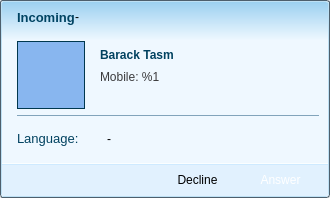
<?xml version="1.0" encoding="UTF-8"?>
<ui version="4.0">
 <class>ns::CallSplash</class>
 <widget class="QWidget" name="ns::CallSplash">
  <property name="geometry">
   <rect>
    <x>0</x>
    <y>0</y>
    <width>330</width>
    <height>198</height>
   </rect>
  </property>
  <property name="minimumSize">
   <size>
    <width>330</width>
    <height>198</height>
   </size>
  </property>
  <property name="maximumSize">
   <size>
    <width>330</width>
    <height>198</height>
   </size>
  </property>
  <property name="windowTitle">
   <string>Incoming call</string>
  </property>
  <property name="styleSheet">
   <string notr="true">* {
	font-family: Verdana, &quot;宋体&quot;, Arial, Sans-serif, Segoe UI, Tahoma;
}

#widgetOuter {
	border: 1px solid #4D5F6D;
	border-radius: 3px;
}

#widgetOuter #widgetInner {
	border: 1px solid #BDE0F4;
	border-radius: 3px;
	background: qlineargradient(x1: 0, y1: 0, x2: 0, y2: 1,stop: 0 #9BD0F0, stop: 0.2 #EFF8FF);
}

#widgetCaption #labelTitle {
	font-size: 13px;
	font-weight: bold;
	color: #004362;
}

#widgetCaption #labelChannel {
	color: #083F56;
}

#widgetCaption #pushButtonClose {
	border: 0px;
	background-image: url(:/images/ui/splash_close.png);
}

#widgetCaption #pushButtonClose:hover {
	background-image: url(:/images/ui/splash_close_hover.png);
}

#widgetCaption #pushButtonClose:pressed {
	background-image: url(:/images/ui/splash_close_pressed.png);
}

#widgetMain {
	border-bottom: 1px solid #FAFEFF;
}

#widgetMain #widgetPhoto {
	border: 1px solid #00384F;
}

#widgetMain #widgetPhoto #labelPhoto {
	background: #88b6ef;
}

#widgetMain #labelDisplayName {
	color: #014260;
	font-weight: bold;
}

#widgetMain #labelCallerInfo {
	color: #3B3B3D;
}

#widgetMain #frameLine {
	background: #A8D5F2;
}

#widgetBottom {
	background: #E1F1FE;
	border-top: 1px solid #CEEAFF;
}

#widgetBottom #pushButtonAnswer {
	color: #FFFFFF;
	border-image: url(:/images/ui/splash_answer.png) 0 3 0 3;
	border-top: 0px transparent;
	border-bottom: 0px transparent;
	border-right: 3px transparent;
	border-left: 3px transparent;
}

#widgetBottom #pushButtonAnswer:hover {
	border-image: url(:/images/ui/splash_answer_hover.png) 0 3 0 3;
}

#widgetBottom #pushButtonAnswer:pressed {
	border-image: url(:/images/ui/splash_answer_pressed.png) 0 3 0 3;
}

#widgetBottom #pushButtonReject {
	border-image: url(:/images/ui/splash_decline.png) 0 3 0 3;
	border-top: 0px transparent;
	border-bottom: 0px transparent;
	border-right: 3px transparent;
	border-left: 3px transparent;
}

#widgetBottom #pushButtonReject:hover {
	border-image: url(:/images/ui/splash_decline_hover.png) 0 3 0 3;
}

#widgetBottom #pushButtonReject:pressed {
	border-image: url(:/images/ui/splash_decline_pressed.png) 0 3 0 3;
}

#widgetCountryLangValue {
	background:#57B5E1;
	border-top-left-radius: 15px;
	border-bottom-left-radius: 15px;
	border-top-right-radius: 15px;
	border-bottom-right-radius: 15px;
}

#labelCountryLangValue {
	font-weight: bold;
	font-size: 15px;
}

#labelCountryLang {
	color: #014260;
	font-size: 13px;
}</string>
  </property>
  <layout class="QVBoxLayout" name="verticalLayout_4">
   <property name="spacing">
    <number>0</number>
   </property>
   <property name="margin">
    <number>0</number>
   </property>
   <item>
    <widget class="QWidget" name="widgetOuter" native="true">
     <layout class="QVBoxLayout" name="verticalLayout_3">
      <property name="spacing">
       <number>0</number>
      </property>
      <property name="margin">
       <number>1</number>
      </property>
      <item>
       <widget class="QWidget" name="widgetInner" native="true">
        <layout class="QVBoxLayout" name="verticalLayout_5">
         <property name="spacing">
          <number>0</number>
         </property>
         <property name="margin">
          <number>1</number>
         </property>
         <item>
          <widget class="QWidget" name="widgetCaption" native="true">
           <property name="minimumSize">
            <size>
             <width>0</width>
             <height>30</height>
            </size>
           </property>
           <property name="maximumSize">
            <size>
             <width>16777215</width>
             <height>30</height>
            </size>
           </property>
           <layout class="QHBoxLayout" name="horizontalLayout_3">
            <property name="spacing">
             <number>0</number>
            </property>
            <property name="leftMargin">
             <number>15</number>
            </property>
            <property name="topMargin">
             <number>0</number>
            </property>
            <property name="rightMargin">
             <number>0</number>
            </property>
            <property name="bottomMargin">
             <number>0</number>
            </property>
            <item>
             <widget class="QLabel" name="labelTitle">
              <property name="text">
               <string>Incoming</string>
              </property>
             </widget>
            </item>
            <item>
             <widget class="QLabel" name="labelTitleLine">
              <property name="text">
               <string>-</string>
              </property>
              <property name="alignment">
               <set>Qt::AlignCenter</set>
              </property>
             </widget>
            </item>
            <item>
             <widget class="QLabel" name="labelChannel">
              <property name="text">
               <string/>
              </property>
             </widget>
            </item>
            <item>
             <spacer name="horizontalSpacer_2">
              <property name="orientation">
               <enum>Qt::Horizontal</enum>
              </property>
              <property name="sizeHint" stdset="0">
               <size>
                <width>226</width>
                <height>20</height>
               </size>
              </property>
             </spacer>
            </item>
            <item>
             <widget class="QWidget" name="widgetSystemPanel" native="true">
              <property name="minimumSize">
               <size>
                <width>32</width>
                <height>0</height>
               </size>
              </property>
              <property name="maximumSize">
               <size>
                <width>32</width>
                <height>16777215</height>
               </size>
              </property>
              <layout class="QVBoxLayout" name="verticalLayout_7">
               <property name="spacing">
                <number>0</number>
               </property>
               <property name="margin">
                <number>0</number>
               </property>
               <item>
                <widget class="QPushButton" name="pushButtonClose">
                 <property name="minimumSize">
                  <size>
                   <width>32</width>
                   <height>22</height>
                  </size>
                 </property>
                 <property name="maximumSize">
                  <size>
                   <width>32</width>
                   <height>22</height>
                  </size>
                 </property>
                 <property name="cursor">
                  <cursorShape>PointingHandCursor</cursorShape>
                 </property>
                 <property name="text">
                  <string/>
                 </property>
                </widget>
               </item>
               <item>
                <spacer name="verticalSpacer">
                 <property name="orientation">
                  <enum>Qt::Vertical</enum>
                 </property>
                 <property name="sizeHint" stdset="0">
                  <size>
                   <width>20</width>
                   <height>40</height>
                  </size>
                 </property>
                </spacer>
               </item>
              </layout>
             </widget>
            </item>
           </layout>
          </widget>
         </item>
         <item>
          <widget class="QWidget" name="widgetMain" native="true">
           <layout class="QVBoxLayout" name="verticalLayout_6">
            <property name="leftMargin">
             <number>15</number>
            </property>
            <item>
             <layout class="QHBoxLayout" name="horizontalLayout">
              <property name="bottomMargin">
               <number>0</number>
              </property>
              <item>
               <widget class="QWidget" name="widgetPhoto" native="true">
                <property name="minimumSize">
                 <size>
                  <width>68</width>
                  <height>68</height>
                 </size>
                </property>
                <property name="maximumSize">
                 <size>
                  <width>68</width>
                  <height>68</height>
                 </size>
                </property>
                <layout class="QVBoxLayout" name="verticalLayout">
                 <property name="spacing">
                  <number>0</number>
                 </property>
                 <property name="margin">
                  <number>1</number>
                 </property>
                 <item>
                  <widget class="QLabel" name="labelPhoto">
                   <property name="minimumSize">
                    <size>
                     <width>66</width>
                     <height>66</height>
                    </size>
                   </property>
                   <property name="maximumSize">
                    <size>
                     <width>66</width>
                     <height>66</height>
                    </size>
                   </property>
                   <property name="text">
                    <string/>
                   </property>
                  </widget>
                 </item>
                </layout>
               </widget>
              </item>
              <item>
               <layout class="QVBoxLayout" name="verticalLayout_2">
                <property name="spacing">
                 <number>2</number>
                </property>
                <property name="leftMargin">
                 <number>9</number>
                </property>
                <item>
                 <widget class="QLabel" name="labelDisplayName">
                  <property name="text">
                   <string>Barack Tasm</string>
                  </property>
                 </widget>
                </item>
                <item>
                 <widget class="QLabel" name="labelCallerInfo">
                  <property name="minimumSize">
                   <size>
                    <width>0</width>
                    <height>39</height>
                   </size>
                  </property>
                  <property name="text">
                   <string>Mobile: %1</string>
                  </property>
                  <property name="scaledContents">
                   <bool>true</bool>
                  </property>
                  <property name="alignment">
                   <set>Qt::AlignLeading|Qt::AlignLeft|Qt::AlignTop</set>
                  </property>
                 </widget>
                </item>
               </layout>
              </item>
             </layout>
            </item>
            <item>
             <widget class="QFrame" name="frameLine">
              <property name="minimumSize">
               <size>
                <width>0</width>
                <height>1</height>
               </size>
              </property>
              <property name="maximumSize">
               <size>
                <width>16777215</width>
                <height>1</height>
               </size>
              </property>
              <property name="frameShape">
               <enum>QFrame::StyledPanel</enum>
              </property>
              <property name="frameShadow">
               <enum>QFrame::Raised</enum>
              </property>
             </widget>
            </item>
            <item>
             <layout class="QHBoxLayout" name="horizontalLayout_5">
              <item>
               <widget class="QLabel" name="labelCountryLang">
                <property name="text">
                 <string>Language:</string>
                </property>
               </widget>
              </item>
              <item>
               <widget class="QWidget" name="widgetLanguage" native="true">
                <layout class="QHBoxLayout" name="horizontalLayout_4">
                 <item>
                  <widget class="QLabel" name="labelSource">
                   <property name="text">
                    <string/>
                   </property>
                  </widget>
                 </item>
                 <item>
                  <widget class="QLabel" name="labelLine">
                   <property name="text">
                    <string>-</string>
                   </property>
                   <property name="scaledContents">
                    <bool>true</bool>
                   </property>
                   <property name="alignment">
                    <set>Qt::AlignCenter</set>
                   </property>
                  </widget>
                 </item>
                 <item>
                  <widget class="QLabel" name="labelTarget">
                   <property name="text">
                    <string/>
                   </property>
                  </widget>
                 </item>
                </layout>
               </widget>
              </item>
              <item>
               <spacer name="horizontalSpacer">
                <property name="orientation">
                 <enum>Qt::Horizontal</enum>
                </property>
                <property name="sizeHint" stdset="0">
                 <size>
                  <width>40</width>
                  <height>20</height>
                 </size>
                </property>
               </spacer>
              </item>
             </layout>
            </item>
           </layout>
          </widget>
         </item>
         <item>
          <widget class="QWidget" name="widgetBottom" native="true">
           <property name="minimumSize">
            <size>
             <width>0</width>
             <height>32</height>
            </size>
           </property>
           <property name="maximumSize">
            <size>
             <width>16777215</width>
             <height>32</height>
            </size>
           </property>
           <layout class="QHBoxLayout" name="horizontalLayout_2">
            <property name="topMargin">
             <number>5</number>
            </property>
            <property name="bottomMargin">
             <number>5</number>
            </property>
            <item>
             <spacer name="horizontalSpacer_3">
              <property name="orientation">
               <enum>Qt::Horizontal</enum>
              </property>
              <property name="sizeHint" stdset="0">
               <size>
                <width>116</width>
                <height>16</height>
               </size>
              </property>
             </spacer>
            </item>
            <item>
             <widget class="QPushButton" name="pushButtonReject">
              <property name="minimumSize">
               <size>
                <width>77</width>
                <height>22</height>
               </size>
              </property>
              <property name="maximumSize">
               <size>
                <width>77</width>
                <height>22</height>
               </size>
              </property>
              <property name="cursor">
               <cursorShape>PointingHandCursor</cursorShape>
              </property>
              <property name="focusPolicy">
               <enum>Qt::NoFocus</enum>
              </property>
              <property name="text">
               <string>Decline</string>
              </property>
             </widget>
            </item>
            <item>
             <widget class="QPushButton" name="pushButtonAnswer">
              <property name="minimumSize">
               <size>
                <width>77</width>
                <height>22</height>
               </size>
              </property>
              <property name="maximumSize">
               <size>
                <width>77</width>
                <height>22</height>
               </size>
              </property>
              <property name="cursor">
               <cursorShape>PointingHandCursor</cursorShape>
              </property>
              <property name="focusPolicy">
               <enum>Qt::NoFocus</enum>
              </property>
              <property name="text">
               <string>Answer</string>
              </property>
             </widget>
            </item>
           </layout>
          </widget>
         </item>
        </layout>
       </widget>
      </item>
     </layout>
    </widget>
   </item>
  </layout>
 </widget>
 <resources>
  <include location="translator.qrc"/>
 </resources>
 <connections/>
</ui>
